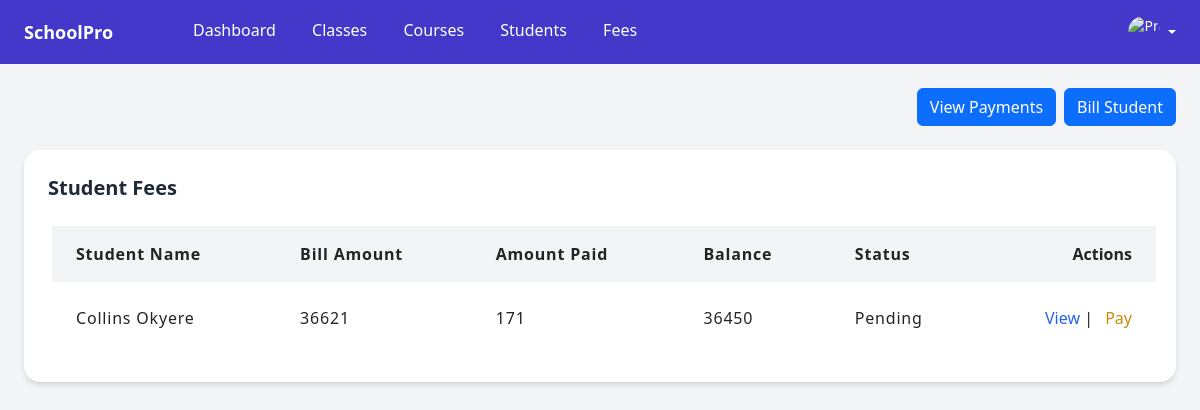
The page /fees/ on the database its author committed.
### students/models.py (models this page shows, shortened)
class Student(models.Model):
    first_name = models.CharField(max_length=100)
    last_name = models.CharField(max_length=100)
    student_id = models.CharField(max_length=10, unique=True, blank=True)
    date_of_birth = models.DateField(auto_now_add=True)
    gender = models.CharField(max_length=10)
    email = models.EmailField(unique=True)
    phone_number = models.CharField(max_length=10)
    enrolled_on = models.DateField(default=timezone.now)
    classroom = models.ForeignKey(Classroom, on_delete=models.SET_NULL, null=True, blank=True)
    course = models.ForeignKey(Course, on_delete=models.SET_NULL, null=True, blank=True)

### fees/views.py (the view)
# urls.py: path('', views.index, name='list'),
def index(request):
    students = Student.objects.all()
    student_fees = []
    for student in students:
        total_due = Fee.objects.filter(student=student).aggregate(total_due=models.Sum('amount'))['total_due'] or 0
        total_paid = Payment.objects.filter(student=student).aggregate(total_paid=models.Sum('amount'))['total_paid'] or 0
        balance = total_due - total_paid
        status = "Paid" if balance == 0 else "Pending"
        student_fees.append({
            'student': student,
            'bill': total_due,
            'amount_paid': total_paid,
            'balance': balance,
            'status': status,
        })
    return render(request, 'fees/students_fees_list.html', {'student_fees': student_fees})

### fees/templates/fees/students_fees_list.html (shortened to what this page needs)
{% extends "app_shell.html" %}
{% block content %}
  <div class="mb-4 flex justify-end space-x-2">
    <a href="{% url 'fees:view_payments' %}" class="btn btn-primary">View Payments</a>
    <a href="{% url 'fees:bill_student' %}" class="btn btn-primary">Bill Student</a>
  </div>
  <div class="bg-white p-6 rounded-2xl shadow-md">
    <h2 class="text-xl font-semibold text-gray-800 mb-4">Student Fees</h2>
    <table class="w-full bg-white m-1 table-auto">
      <thead>
        <tr class="items-center table-row bg-gray-100">
          <th class="px-6 py-3 text-left tracking-wider">Student Name</th>
          <th class="px-6 py-3 text-left tracking-wider">Bill Amount</th>
          <th class="px-6 py-3 text-left tracking-wider">Amount Paid</th>
          <th class="px-6 py-3 text-left tracking-wider">Balance</th>
          <th class="px-6 py-3 text-left tracking-wider">Status</th>
          <th class="px-4 py-2 text-right">Actions</th>
        </tr>
      </thead>
      <tbody class="divide-y divide-gray-100">
        {% for student_fee in student_fees %}
          <tr class="items-center table-row">
            <td class="px-6 py-4 whitespace-nowrap text-left tracking-wider">{{ student_fee.student.first_name }} {{ student_fee.student.last_name }}</td>
            <td class="px-6 py-4 whitespace-nowrap text-left tracking-wider">{{ student_fee.bill }}</td>
            <td class="px-6 py-4 whitespace-nowrap text-left tracking-wider">{{ student_fee.amount_paid }}</td>
            <td class="px-6 py-4 whitespace-nowrap text-left tracking-wider">{{ student_fee.balance }}</td>
            <td class="px-6 py-4 whitespace-nowrap text-left tracking-wider">{{ student_fee.status }}</td>
            <td class="px-4 py-2 space-x-2 text-right">
              <a href="{% url 'fees:view_fee' student_fee.student.id %}" class="text-blue-600 hover:underline">View</a> |
              <a href="{% url 'fees:pay_fee' student_fee.student.id %}" class="text-yellow-600 hover:underline">Pay</a>
            </td>
          </tr>
        {% empty %}
          <tr>
            <td colspan="6" class="px-6 py-4 whitespace-nowrap text-center text-gray-500">No students found.</td>
          </tr>
        {% endfor %}
      </tbody>
    </table>
  </div>
{% endblock %}

### rows shown on the page
Student: student.first_name "Collins", student.last_name "Okyere", bill "36621", amount_paid "171", balance "36450", status "Pending"
